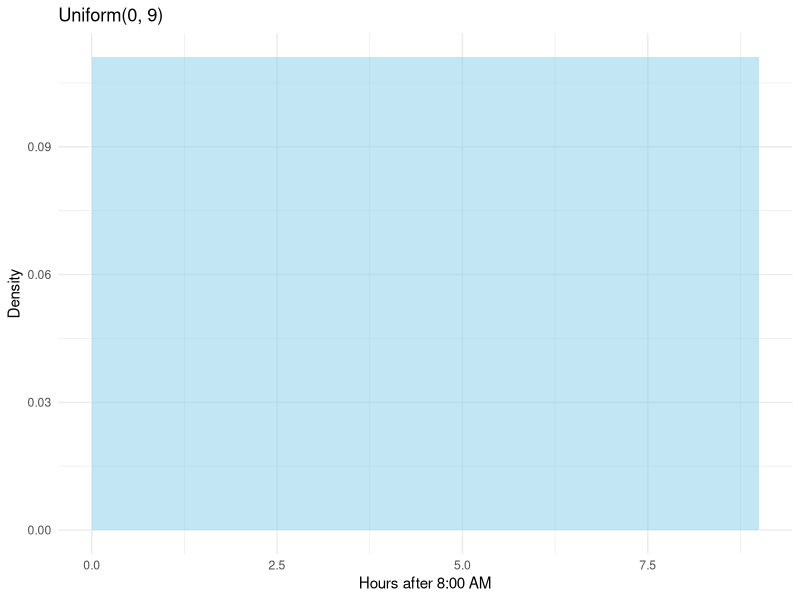
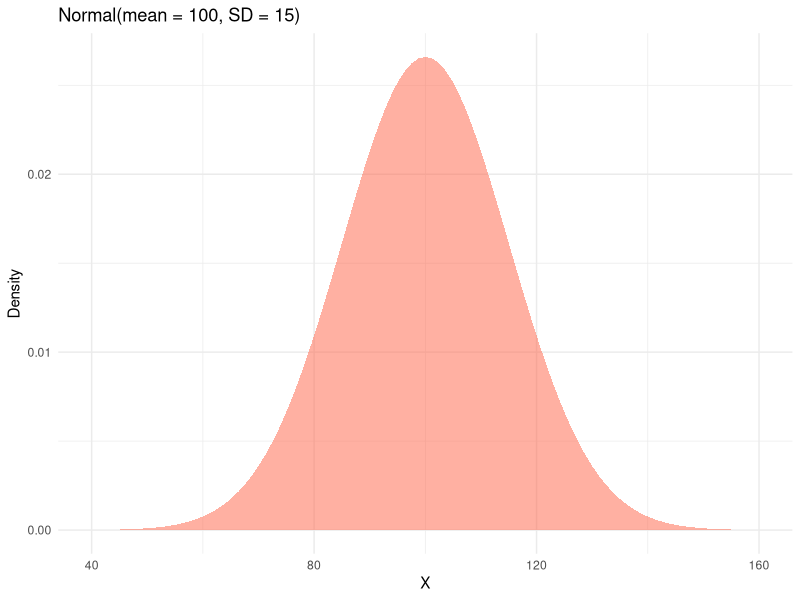
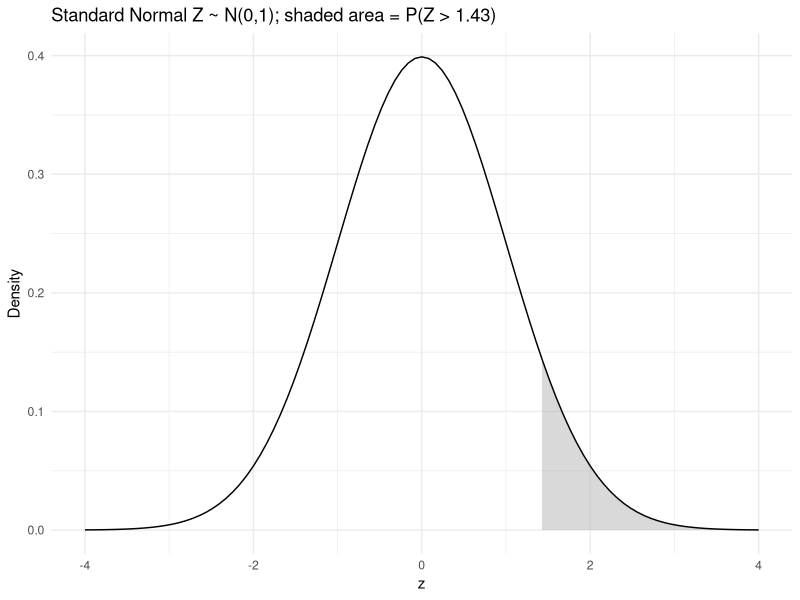
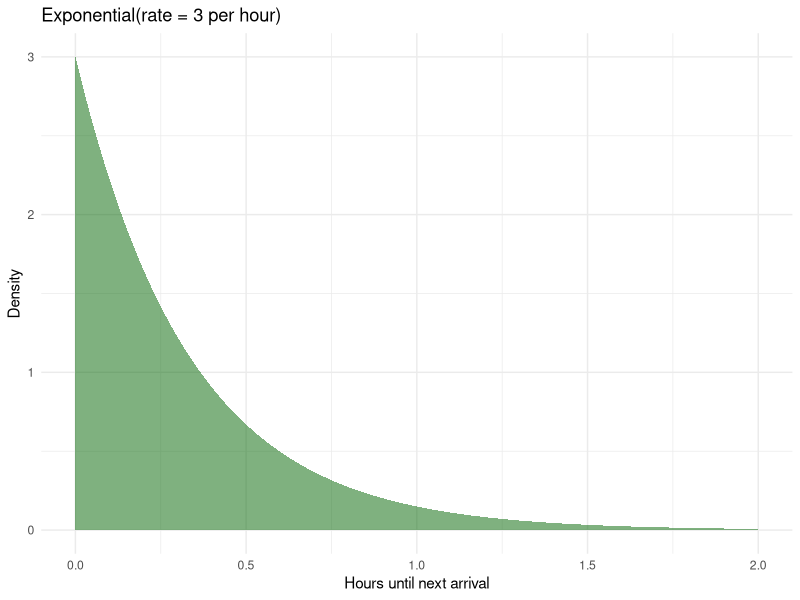
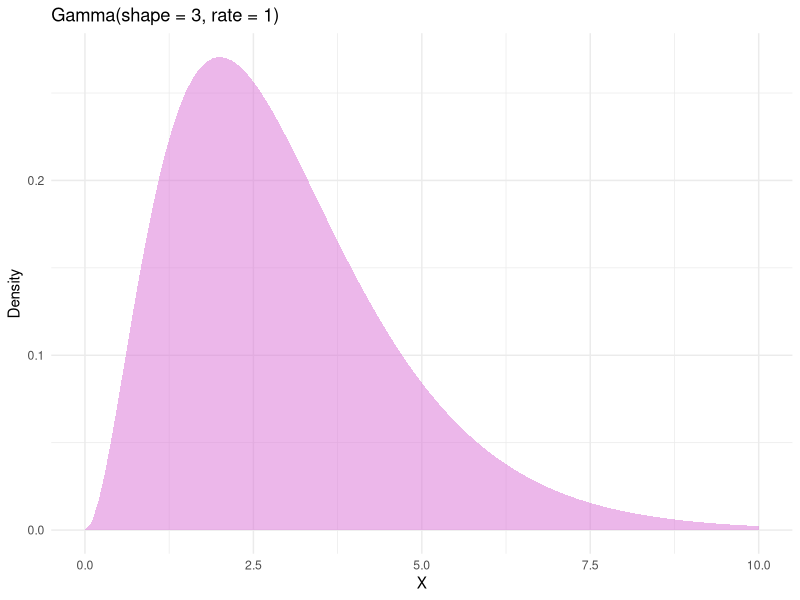
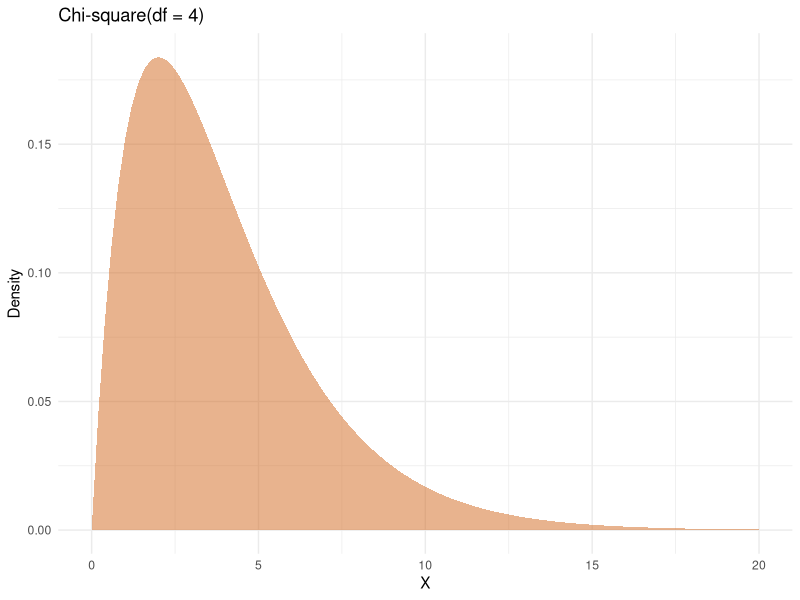
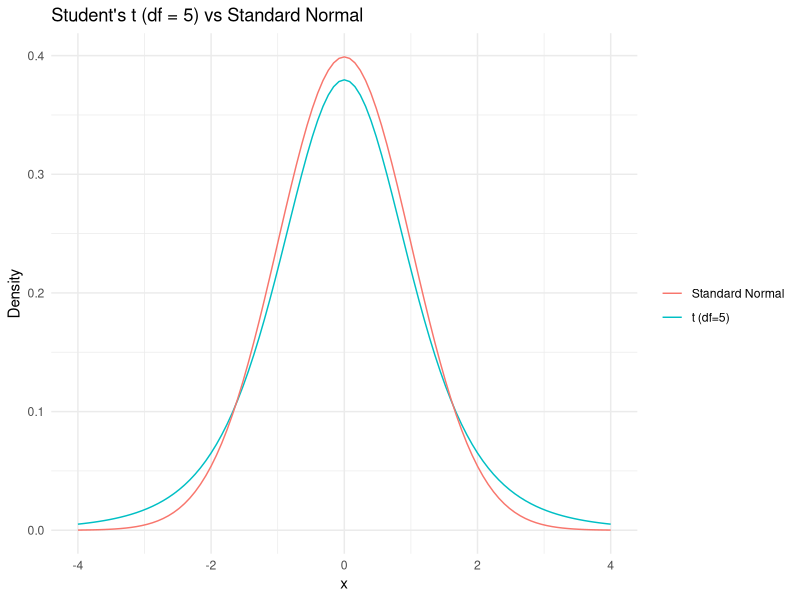
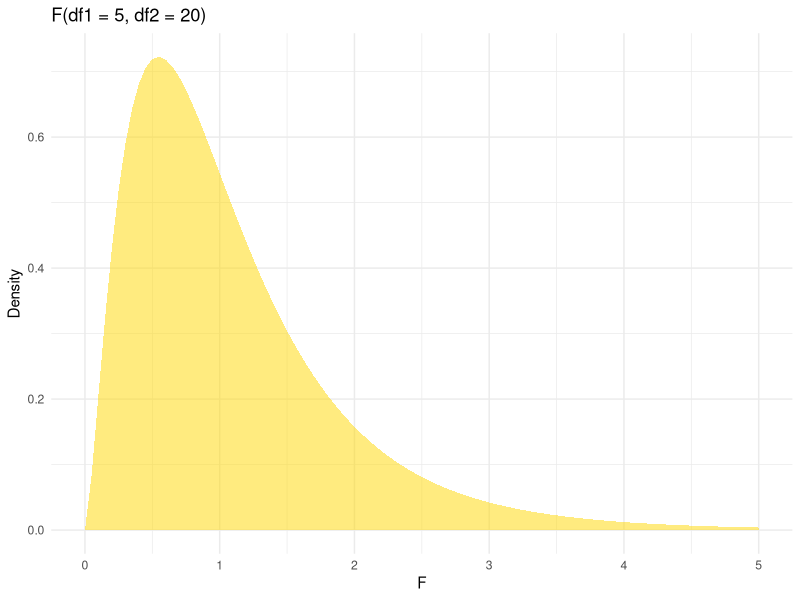

Generate these figures, in order, with R:
## ---- chunk 1
knitr::opts_chunk$set(echo = TRUE, warning = FALSE, message = FALSE, fig.align = "center")
library(ggplot2)
## ---- chunk 2
ggplot(data.frame(x = c(0, 9)), aes(x)) +
  stat_function(fun = dunif, args = list(min = 0, max = 9), geom = "area", fill = "skyblue", alpha = 0.5) +
  labs(title = "Uniform(0, 9)", x = "Hours after 8:00 AM", y = "Density") + theme_minimal()
## ---- chunk 3
ggplot(data.frame(x = c(40, 160)), aes(x)) +
  stat_function(fun = dnorm, args = list(mean = 100, sd = 15), geom = "area", fill = "tomato", alpha = 0.5) +
  labs(title = "Normal(mean = 100, SD = 15)", x = "X", y = "Density") + theme_minimal()
## ---- chunk 4
ggplot(data.frame(x = c(-4, 4)), aes(x)) +
  stat_function(fun = dnorm, geom = "area", fill = "gray70", alpha = 0.5,
                xlim = c(1.43, 4)) +
  stat_function(fun = dnorm) +
  labs(title = "Standard Normal Z ~ N(0,1); shaded area = P(Z > 1.43)",
       x = "z", y = "Density") + theme_minimal()
## ---- chunk 5
ggplot(data.frame(x = c(0, 2)), aes(x)) +
  stat_function(fun = dexp, args = list(rate = 3), geom = "area", fill = "darkgreen", alpha = 0.5) +
  labs(title = "Exponential(rate = 3 per hour)", x = "Hours until next arrival", y = "Density") + theme_minimal()
## ---- chunk 6
ggplot(data.frame(x = c(0, 10)), aes(x)) +
  stat_function(fun = dgamma, args = list(shape = 3, rate = 1), geom = "area", fill = "orchid", alpha = 0.5) +
  labs(title = "Gamma(shape = 3, rate = 1)", x = "X", y = "Density") + theme_minimal()
## ---- chunk 7
ggplot(data.frame(x = c(0, 20)), aes(x)) +
  stat_function(fun = dchisq, args = list(df = 4), geom = "area", fill = "chocolate", alpha = 0.5) +
  labs(title = "Chi-square(df = 4)", x = "X", y = "Density") + theme_minimal()
## ---- chunk 8
ggplot(data.frame(x = c(-4, 4)), aes(x)) +
  stat_function(fun = dt, args = list(df = 5), aes(color = "t (df=5)")) +
  stat_function(fun = dnorm, aes(color = "Standard Normal")) +
  labs(title = "Student's t (df = 5) vs Standard Normal", x = "x", y = "Density", color = "") +
  theme_minimal()
## ---- chunk 9
ggplot(data.frame(x = c(0, 5)), aes(x)) +
  stat_function(fun = df, args = list(df1 = 5, df2 = 20), geom = "area", fill = "gold", alpha = 0.5) +
  labs(title = "F(df1 = 5, df2 = 20)", x = "F", y = "Density") + theme_minimal()
